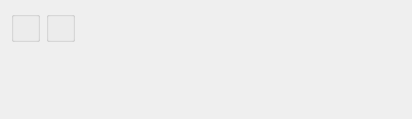
<?xml version="1.0" encoding="UTF-8"?>
<ui version="4.0">
 <comment>This file is part of the xTuple ERP: PostBooks Edition, a free and
open source Enterprise Resource Planning software suite,
Copyright (c) 1999-2018 by OpenMFG LLC, d/b/a xTuple.
It is licensed to you under the Common Public Attribution License
version 1.0, the full text of which (including xTuple-specific Exhibits)
is available at www.xtuple.com/CPAL.  By using this software, you agree
to be bound by its terms.</comment>
 <class>dspTimePhasedAvailability</class>
 <widget class="QWidget" name="dspTimePhasedAvailability">
  <property name="geometry">
   <rect>
    <x>0</x>
    <y>0</y>
    <width>412</width>
    <height>119</height>
   </rect>
  </property>
  <property name="windowTitle">
   <string>Time-Phased Availability</string>
  </property>
  <layout class="QHBoxLayout" name="horizontalLayout">
   <item>
    <layout class="QVBoxLayout" name="verticalLayout">
     <property name="spacing">
      <number>0</number>
     </property>
     <item>
      <widget class="WarehouseGroup" name="_warehouse">
       <property name="focusPolicy">
        <enum>Qt::StrongFocus</enum>
       </property>
       <property name="title">
        <string/>
       </property>
       <property name="fixedSize">
        <bool>false</bool>
       </property>
      </widget>
     </item>
     <item>
      <spacer name="verticalSpacer">
       <property name="orientation">
        <enum>Qt::Vertical</enum>
       </property>
       <property name="sizeHint" stdset="0">
        <size>
         <width>20</width>
         <height>0</height>
        </size>
       </property>
      </spacer>
     </item>
    </layout>
   </item>
   <item>
    <layout class="QVBoxLayout" name="verticalLayout_2">
     <property name="spacing">
      <number>0</number>
     </property>
     <item>
      <widget class="ParameterGroup" name="_plannerCode">
       <property name="focusPolicy">
        <enum>Qt::StrongFocus</enum>
       </property>
       <property name="title">
        <string/>
       </property>
       <property name="fixedSize">
        <bool>false</bool>
       </property>
      </widget>
     </item>
     <item>
      <spacer name="verticalSpacer_2">
       <property name="orientation">
        <enum>Qt::Vertical</enum>
       </property>
       <property name="sizeHint" stdset="0">
        <size>
         <width>20</width>
         <height>0</height>
        </size>
       </property>
      </spacer>
     </item>
    </layout>
   </item>
   <item>
    <spacer name="horizontalSpacer">
     <property name="orientation">
      <enum>Qt::Horizontal</enum>
     </property>
     <property name="sizeHint" stdset="0">
      <size>
       <width>37</width>
       <height>20</height>
      </size>
     </property>
    </spacer>
   </item>
  </layout>
 </widget>
 <layoutdefault spacing="6" margin="11"/>
 <customwidgets>
  <customwidget>
   <class>ParameterGroup</class>
   <extends>QGroupBox</extends>
   <header>parametergroup.h</header>
   <container>1</container>
  </customwidget>
  <customwidget>
   <class>WarehouseGroup</class>
   <extends>QGroupBox</extends>
   <header>warehousegroup.h</header>
   <container>1</container>
  </customwidget>
 </customwidgets>
 <tabstops>
  <tabstop>_warehouse</tabstop>
  <tabstop>_plannerCode</tabstop>
 </tabstops>
 <resources/>
 <connections/>
</ui>
